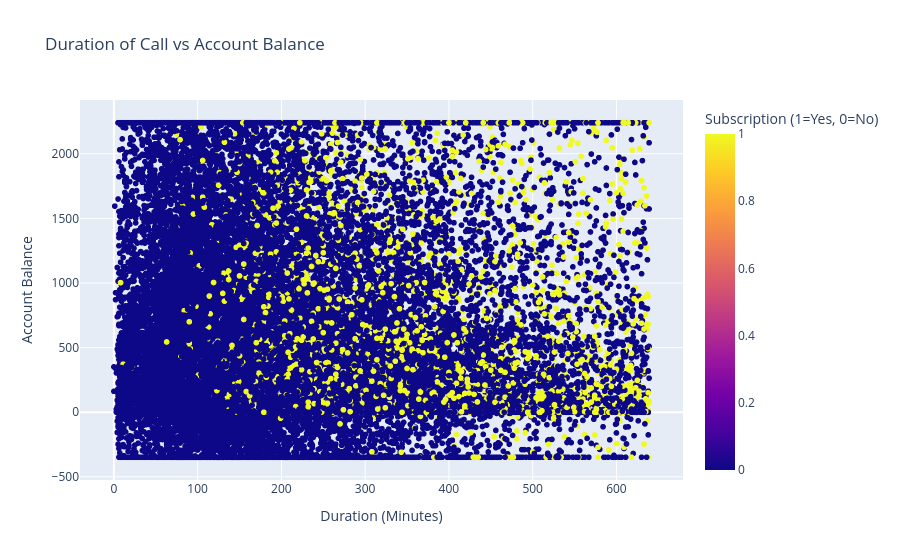

Notebook cell for this chart:
### Code cell
# Scatter Plot – Duration vs Balance
fig = px.scatter(df, x='duration', y='balance', color='y',
                 title='Duration of Call vs Account Balance',
                 labels={'y': 'Subscription (1=Yes, 0=No)', 'duration': 'Duration (Minutes)', 'balance': 'Account Balance'})
fig.show()

### Figure 1 — Plotly figure (JSON) as saved in the notebook; plotly's stock layout.template omitted (floating-point values rounded to 4 significant figures; data arrays with more than 128 entries replaced by an {"elided": "..."} marker saying what was removed)
{"data": [{"hovertemplate": "Duration (Minutes)=%{x}<br>Account Balance=%{y}<br>Subscription (1=Yes, 0=No)=%{marker.color}<extra></extra>", "legendgroup": "", "marker": {"color": {"elided": "34614 int values"}, "coloraxis": "coloraxis", "symbol": "circle"}, "mode": "markers", "name": "", "showlegend": false, "x": {"elided": "34614 int values"}, "xaxis": "x", "y": {"elided": "34614 int values"}, "yaxis": "y", "type": "scattergl"}], "layout": {"xaxis": {"anchor": "y", "domain": [0, 1], "title": {"text": "Duration (Minutes)"}}, "yaxis": {"anchor": "x", "domain": [0, 1], "title": {"text": "Account Balance"}}, "coloraxis": {"colorbar": {"title": {"text": "Subscription (1=Yes, 0=No)"}}, "colorscale": [[0, "#0d0887"], [0.1111, "#46039f"], [0.2222, "#7201a8"], [0.3333, "#9c179e"], [0.4444, "#bd3786"], [0.5556, "#d8576b"], [0.6667, "#ed7953"], [0.7778, "#fb9f3a"], [0.8889, "#fdca26"], [1, "#f0f921"]]}, "legend": {"tracegroupgap": 0}, "title": {"text": "Duration of Call vs Account Balance"}}}
